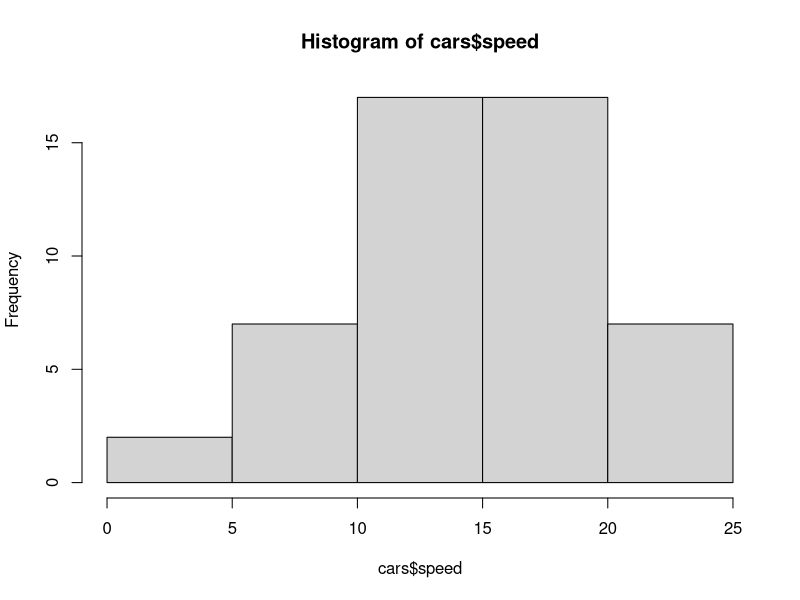
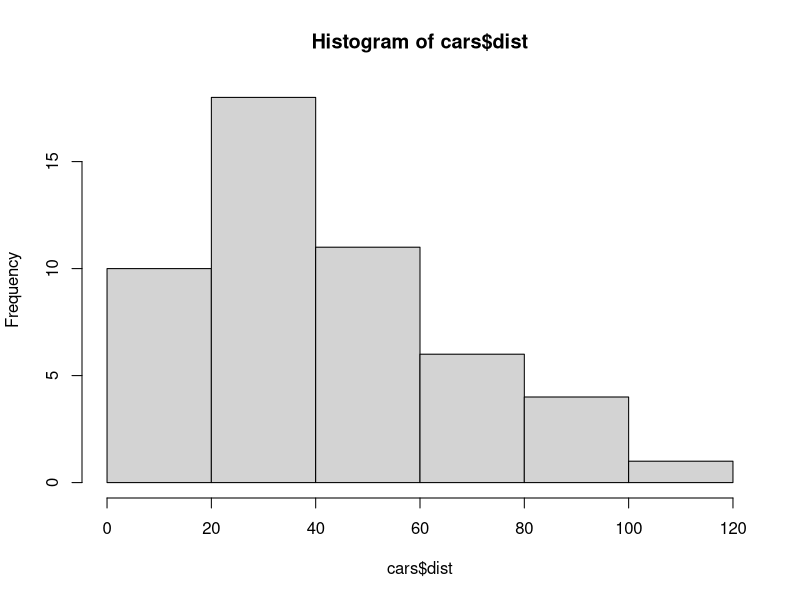
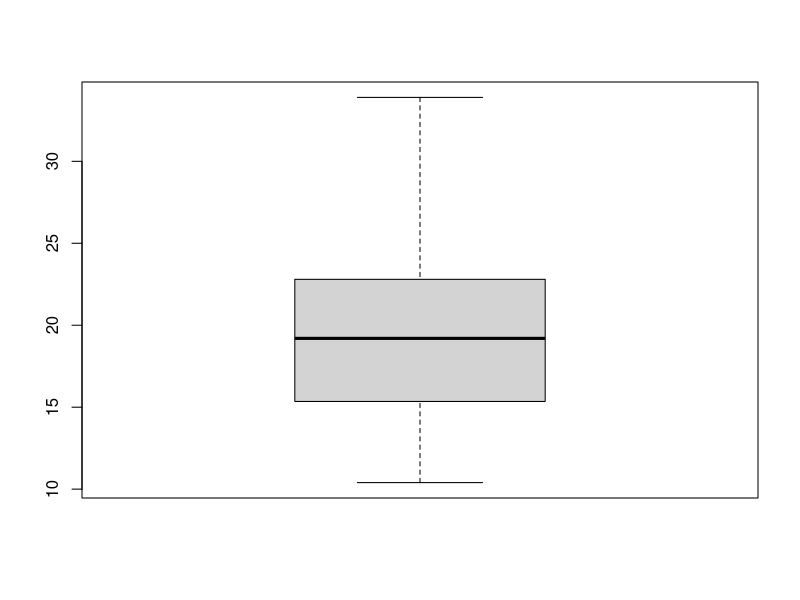
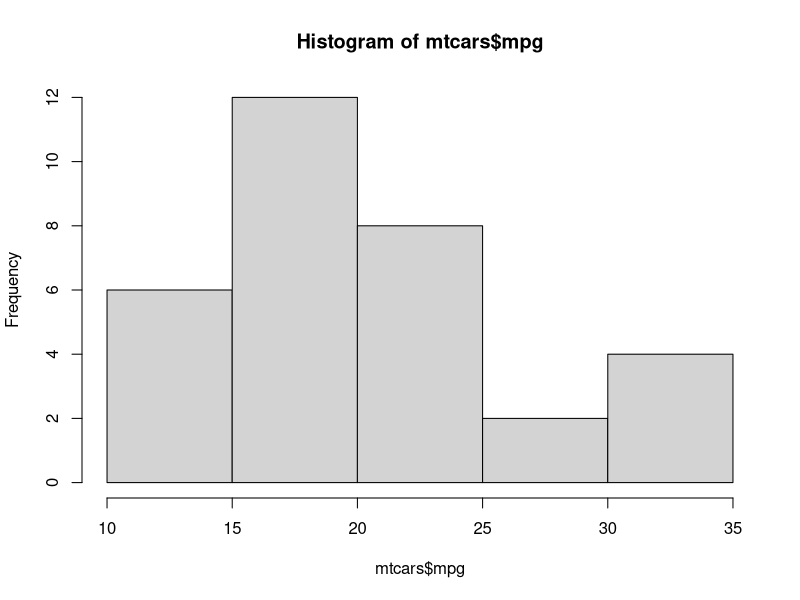

Write R code to recreate these figures, in order.
## ---- chunk 1
knitr::opts_chunk$set(echo = TRUE)
## ---- chunk 2
hist(cars$speed)
## ---- chunk 3
hist(cars$dist)
## ---- chunk 4
boxplot(mtcars$mpg)
## ---- chunk 5
hist(mtcars$mpg)
